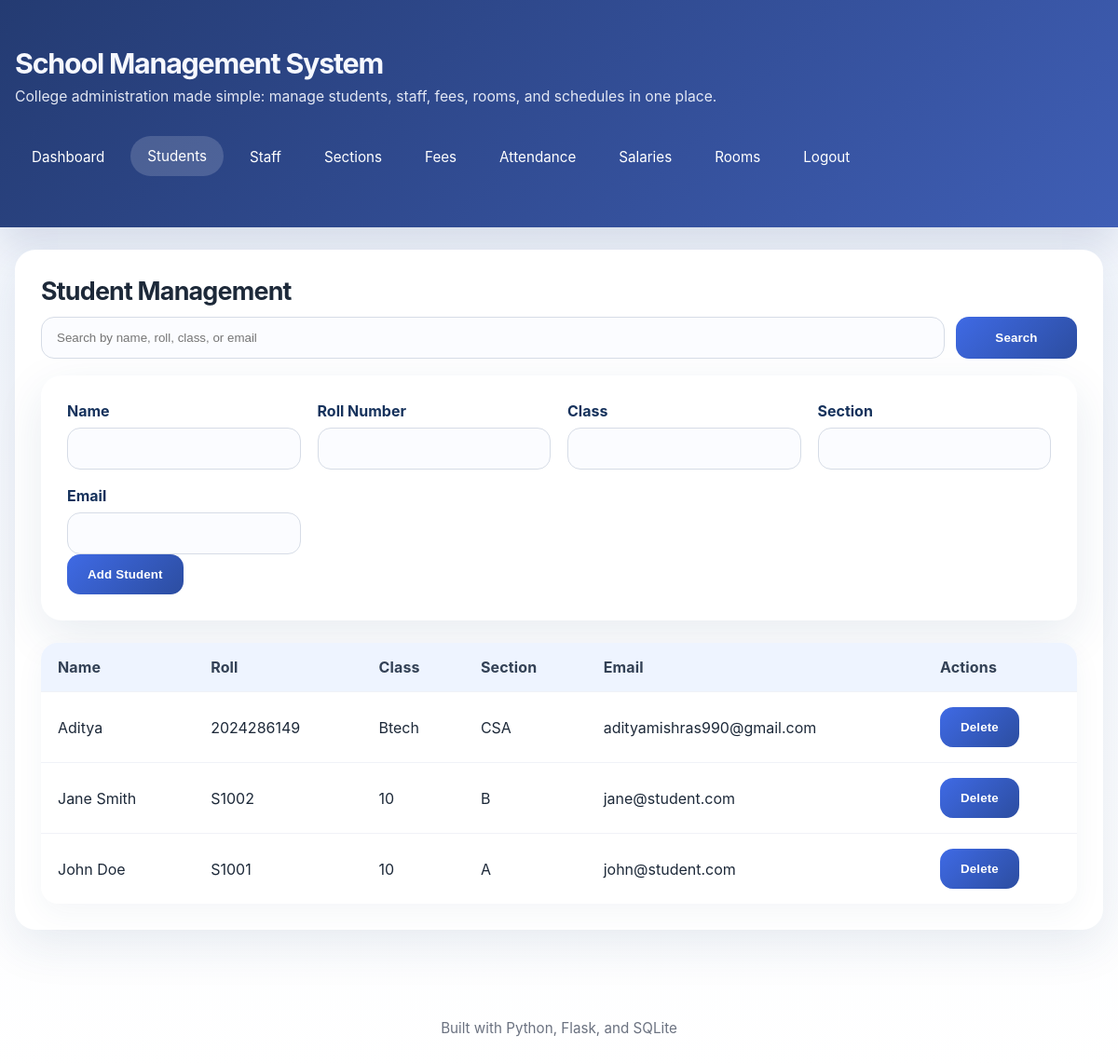
The page /students (signed in) on the database its author committed.
### tables this page shows
CREATE TABLE student (
    id INTEGER PRIMARY KEY AUTOINCREMENT,
    name TEXT NOT NULL,
    roll_number TEXT NOT NULL UNIQUE,
    class_name TEXT NOT NULL,
    section TEXT NOT NULL,
    email TEXT NOT NULL UNIQUE
);

### app.py (the view)
        def wrapper(*args, **kwargs):
            if 'user_id' not in session:
                return redirect(url_for('login'))
            if role and session.get('role') != role:
                flash('Access denied.', 'error')
                return redirect(url_for('dashboard'))
            return func(*args, **kwargs)

### app.py (called while the page is built, shortened)
def get_db():
    db = getattr(g, '_database', None)
    if db is None:
        db = g._database = sqlite3.connect(DATABASE_PATH)
        db.row_factory = sqlite3.Row
        db.execute('PRAGMA foreign_keys = ON')
    return db

@app.teardown_appcontext
def close_connection(exception):
    db = getattr(g, '_database', None)
    if db is not None:
        db.close()

def query_db(query, args=(), one=False):
    cur = get_db().execute(query, args)
    rv = cur.fetchall()
    cur.close()
    return (rv[0] if rv else None) if one else rv

def login_required(role=None):
    def decorator(func):
        def wrapper(*args, **kwargs):
            if 'user_id' not in session:
                return redirect(url_for('login'))
            if role and session.get('role') != role:
                flash('Access denied.', 'error')
                return redirect(url_for('dashboard'))
            return func(*args, **kwargs)
        wrapper.__name__ = func.__name__
        return wrapper
    return decorator

@app.route('/students', methods=['GET', 'POST'])
@login_required()
def students():
    role = session.get('role')
    search = request.args.get('search', '').strip()
    if search:
        like_pattern = f'%{search}%'
        students = query_db(
            'SELECT * FROM student WHERE name LIKE ? OR roll_number LIKE ? OR class_name LIKE ? OR email LIKE ? ORDER BY name',
            (like_pattern, like_pattern, like_pattern, like_pattern)
        )
    else:
        students = query_db('SELECT * FROM student ORDER BY name')
    return render_template('students.html', students=students, role=role, search=search)

### templates/students.html (shortened to what this page needs)
{% extends 'layout.html' %}
{% block content %}
<div class="card">
  <h2>Student Management</h2>
  <div class="search-row">
    <form method="get">
      <input type="text" name="search" value="{{ search }}" placeholder="Search by name, roll, class, or email">
      <input type="submit" value="Search">
    </form>
  </div>
  {% if role == 'admin' %}
  <form method="post" class="card">
    <div class="form-row">
      <div>
        <label>Name</label>
        <input type="text" name="name" required>
      </div>
      <div>
        <label>Roll Number</label>
        <input type="text" name="roll_number" required>
      </div>
      <div>
        <label>Class</label>
        <input type="text" name="class_name" required>
      </div>
      <div>
        <label>Section</label>
        <input type="text" name="section" required>
      </div>
      <div>
        <label>Email</label>
        <input type="email" name="email" required>
      </div>
    </div>
    <input type="submit" value="Add Student">
  </form>
  {% endif %}
  <table>
    <thead>
      <tr>
        <th>Name</th>
        <th>Roll</th>
        <th>Class</th>
        <th>Section</th>
        <th>Email</th>
        {% if role == 'admin' %}<th>Actions</th>{% endif %}
      </tr>
    </thead>
    <tbody>
      {% for student in students %}
      <tr>
        <td>{{ student.name }}</td>
        <td>{{ student.roll_number }}</td>
        <td>{{ student.class_name }}</td>
        <td>{{ student.section }}</td>
        <td>{{ student.email }}</td>
        {% if role == 'admin' %}
        <td class="action-buttons">
          <form method="post">
            <button type="submit">Delete</button>
          </form>
        </td>
        {% endif %}
      </tr>
      {% endfor %}
    </tbody>
  </table>
</div>
{% endblock %}

### static/style.css (style rules this page uses)
body { font-family: "Inter", "Segoe UI", Tahoma, Geneva, Verdana, sans-serif; margin: 0; min-height: 100vh; color: #1d2939; background: linear-gradient(180deg, #eef3fb 0%, #f7f9fd 45%, #ffffff 100%); }
* { box-sizing: border-box; }
.card { background: white; border-radius: 22px; padding: 28px; box-shadow: 0 16px 50px rgba(30, 70, 120, 0.1); margin-bottom: 24px; }
.search-row { display: flex; flex-wrap: wrap; gap: 12px; align-items: center; margin-bottom: 18px; }
.search-row form { display: flex; flex-wrap: wrap; gap: 12px; width: 100%; }
.search-row input[type="text"] { flex: 1; min-width: 220px; }
.search-row input[type="submit"] { min-width: 130px; }
.card h2 { margin-top: 0; margin-bottom: 12px; font-size: 1.68rem; letter-spacing: -0.03em; }
.form-row { display: grid; grid-template-columns: repeat(auto-fit, minmax(220px, 1fr)); gap: 18px; }
label { display: block; margin-bottom: 8px; font-weight: 700; color: #16325c; }
input[type="text"], input[type="email"], input[type="password"], input[type="number"], input[type="date"], select, textarea { width: 100%; padding: 14px 16px; border: 1px solid #d6dce6; border-radius: 14px; background: #fbfcff; transition: all 0.2s ease; color: #1d2939; }
button, input[type="submit"] { background: linear-gradient(135deg, #3f6ae5 0%, #2c4da0 100%); color: white; border: none; padding: 14px 22px; cursor: pointer; border-radius: 14px; font-weight: 700; letter-spacing: 0.01em; transition: transform 0.2s ease, box-shadow 0.2s ease; }
table { width: 100%; border-collapse: separate; border-spacing: 0; margin-top: 18px; overflow: hidden; border-radius: 18px; box-shadow: 0 10px 30px rgba(33, 71, 119, 0.05); }
thead { background: #eef4ff; }
td, th { padding: 16px 18px; text-align: left; border-bottom: 1px solid #f0f2f7; }
tbody tr:last-child td { border-bottom: none; }
th { color: #334155; font-weight: 700; letter-spacing: 0.01em; }
.action-buttons { display: flex; gap: 10px; flex-wrap: wrap; }
.action-buttons form { display: inline; }

### rows shown on the page
student: name "Aditya", roll_number "2024286149", class_name "Btech", section "CSA", email "adityamishras990@gmail.com"
student: name "Jane Smith", roll_number "S1002", class_name "10", section "B", email "jane@student.com"
student: name "John Doe", roll_number "S1001", class_name "10", section "A", email "john@student.com"
